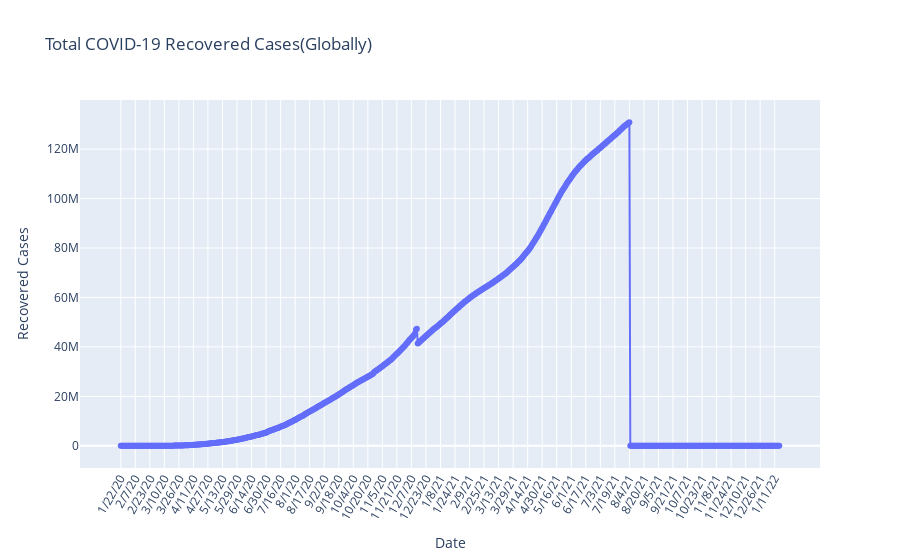

Source (notebook cell):
### Code cell
fig_3 = go.Figure(data = go.Scatter(x=recvr_ts_summary.index,y= recvr_ts_summary.values,mode='lines+markers'))
fig_3.update_layout(title="Total COVID-19 Recovered Cases(Globally)",xaxis_tickangle=300,xaxis_title='Date',yaxis_title='Recovered Cases')
fig_3.show()

### Figure 1 — Plotly figure (JSON) as saved in the notebook; plotly's stock layout.template omitted (floating-point values rounded to 4 significant figures; data arrays with more than 128 entries replaced by an {"elided": "..."} marker saying what was removed)
{"data": [{"mode": "lines+markers", "type": "scatter", "x": {"elided": "726 str values"}, "y": {"elided": "726 int values"}}], "layout": {"title": {"text": "Total COVID-19 Recovered Cases(Globally)"}, "xaxis": {"tickangle": -60, "title": {"text": "Date"}}, "yaxis": {"title": {"text": "Recovered Cases"}}}}
